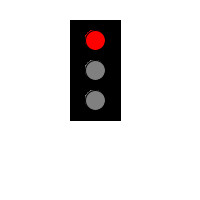
Frame 1 (no input)
Frame 60 (the mouse pressed at the canvas centre just before this capture): identical to frame 1, image omitted
Frame 120 (the mouse held since frame 60 and released just before this capture): identical to frame 1, image omitted

The Processing sketch that drew this single still picture (run headless with seeded random() and noise(); from frame 60 on, the mouse is pressed at the canvas centre):

// Processing sketch: Task_3_date_9_2
// ── Task_3_date_9_2.pde
// traffic light
int greenLight = 0xFF008000;
int redLight = 0xFFFF0000;
int yellowLight = 0xFFFFFF00;
int greyLight = 0xFF808080;
int count = 0; 

void setup() 
{
  size(200, 200);
  background (255);
}
void draw() 
{
  fill(0);
  rect(70,20, 50, 100);
  count++;
  for (int i = 0; i < 100; i++) {
  if(count > 0 && count < 250) 
{
   fill(redLight);
  ellipse(95, 40, 20, 20);
  fill(greyLight);
  ellipse(95, 70, 20, 20);
  fill(greyLight);
  ellipse(95, 100, 20, 20);
}
if (count >= 250 && count < 400) 
{
  fill(redLight);
  ellipse(95, 40, 20, 20);
  fill(yellowLight);
  ellipse(95, 70, 20, 20);
  fill(greyLight);
  ellipse(95, 100, 20, 20);
}
  if (count >= 400 && count < 650)
{
  fill(greyLight);
  ellipse(95, 40, 20, 20);
  fill(greyLight);
  ellipse(95, 70, 20, 20);
  fill(greenLight);
  ellipse(95, 100, 20, 20);
}
if (count == 650)
{
  count = 0;
}
  } 
 
  

}
